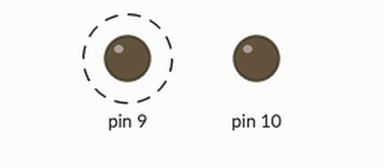
A sketch run on a simulated Arduino Uno, built with avr-gcc and run on an emulated ATmega328P. Shown: output pins drawn as LEDs (lit = HIGH). Dashed ring = blinking. What the sketch prints to the serial monitor is not drawn.

Above: at 0.5 s.
Timing chart, 0 to 4.6 s (numbered marks = the images above):
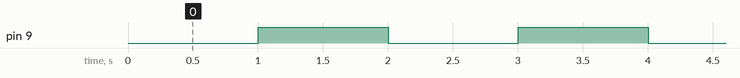

Measured:
- by itself, pin 9: alternates HIGH for 1.0 s and LOW for 1.0 s

The sketch:

1_Timer_Poll.ino
```cpp
typedef struct {
	unsigned b0 : 1;
	unsigned b1 : 1;
	unsigned b2 : 1;
	unsigned b3 : 1;
	unsigned b4 : 1;
	unsigned b5 : 1;
	unsigned b6 : 1;
	unsigned b7 : 1;
} bf_8b;

#define portb (*((volatile bf_8b*)(&PORTB)))


void setup() {
	// LED0 and LED1
	DDRB |= (1<<PB2) | (1<<PB1);


	TCCR1A = 0; // On Arduino default is 1.
	//TCCR1B = 1; // CLK/1
	//TCCR1B = 2; // CLK/8
	TCCR1B = 0b101; // CLK/1024

	Serial.begin(115200);
}


static void restart_timer(void) {
	// Write first to high reg.
	TCNT1H = 0;
	TCNT1L = 0;
}
static uint16_t read_timer() {
	return (uint16_t)TCNT1L | TCNT1H<<8; // First read low reg.
}

void loop() {
	Serial.println(read_timer());

	if(read_timer() >= 15625){
		restart_timer();

		portb.b1 = !portb.b1;
	}

}
```
